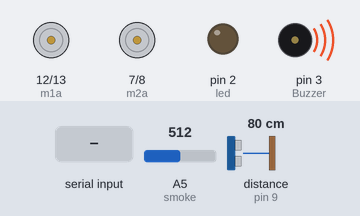
The sketch below on a simulated Arduino Uno, built with avr-gcc and run on an emulated ATmega328P. On the bench: motor-driver pin pairs drawn as motors (green arrow = first pin HIGH = forward, orange = second pin HIGH = backward, longer = more drive, scaled by the enable pin), output pins drawn as LEDs (lit = HIGH), buzzer (waves = sounding, pin HIGH). Wiring (inferred from the names in the program): ultrasonic range finder: trigger pin 4; echo pin 9. Inputs (shaded band) come from the test bench; at power-on: distance to the obstacle (sensor on pin 9) 80 cm, A5 (smoke) = 512. The echo pulse lasts 58.3 µs per cm; pins used as bus, display or sensor lines are not drawn; what the sketch prints to the serial monitor is not drawn.

Above: at 2.27 s.
2.3 s: "L" received over Serial
At 2.6 s:
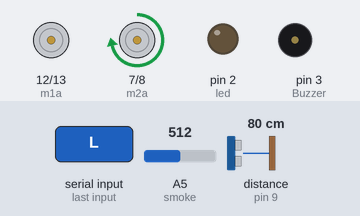
5.3 s: "F" received over Serial
At 5.55 s:
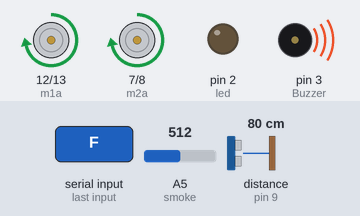
8.3 s: distance to the obstacle (sensor on pin 9) set to 33 cm
11.3 s: distance to the obstacle (sensor on pin 9) set to 27 cm
At 12.2 s:
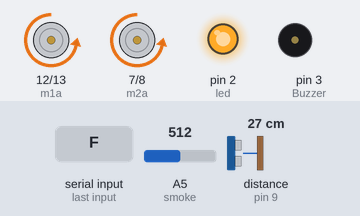
14.3 s: distance to the obstacle (sensor on pin 9) set to 35 cm
At 15.12 s:
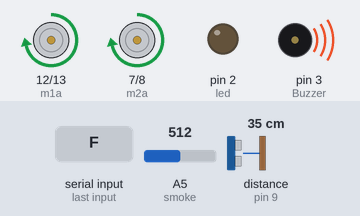
17.3 s: "B" received over Serial
At 17.8 s:
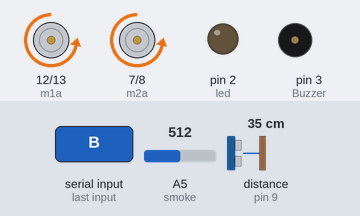
Timing chart, 0 to 21.3 s (numbered marks = the images above; inputs shaded):
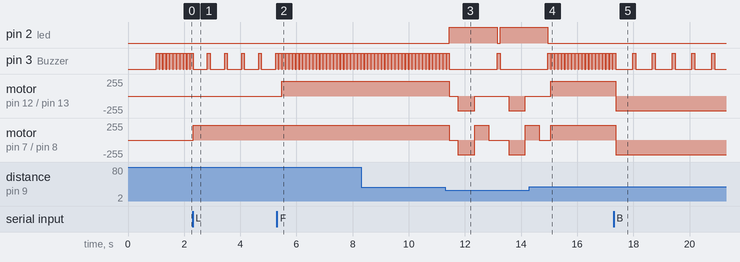

Measured:
- the behaviour switches between 31 and 30 cm on distance to the obstacle (sensor on pin 9) (found by bisection; images 2 and 3)
- after the input at 2.3 s, pin 3 (Buzzer): alternates HIGH for 0.10 s and LOW for 0.51 s, starting after 0.53 s; motor on pin 7 (m2a) / pin 8 (m2b): stopped → forward 220/255 at once
- after the input at 5.3 s, pin 3 (Buzzer): alternates HIGH for 0.10 s and LOW for 0.02 s, starting after 0.08 s; motor on pin 12 (m1a) / pin 13 (m1b): stopped → forward 220/255 after 0.18 s
- after the input at 11.3 s, pin 2 (led): LOW → HIGH after 0.15 s, → LOW 1.7 s later, → HIGH 0.10 s later; motor on pin 12 (m1a) / pin 13 (m1b): goes stopped 0.30 s, backward 220/255 0.60 s, stopped 1.2 s, backward 220/255 0.60 s, then stopped, starting after 0.15 s
- after the input at 14.3 s, pin 2 (led): goes on until 15.0 s, then stays LOW; pin 3 (Buzzer): alternates HIGH for 0.10 s and LOW for 0.02 s, starting after 0.78 s
- after the input at 17.3 s, pin 3 (Buzzer): alternates HIGH for 0.10 s and LOW for 0.60 s, starting after 0.68 s; motor on pin 12 (m1a) / pin 13 (m1b), motor on pin 7 (m2a) / pin 8 (m2b): forward 220/255 → backward 220/255 after 0.07 s
- by itself, pin 3 (Buzzer): alternates HIGH for 0.10 s and LOW for 0.02 s

The sketch:

fire-arduino.ino
```cpp
const int pwm1 = 11 ; //speed for motor 1
const int m1b = 13 ; //motor 1 input a
const int m1a = 12 ;  //motor 1 input b
const int pwm2 = 10 ; //speed for motor 2
const int m2b = 8 ; //motor 2 input a
const int m2a = 7 ;  //motor 2 input b
int  distance = 0;
#define trigPin 4
#define echoPin 9
#define Buzzer 3
int smoke = A5;
// Your threshold value
int smokeThres = 500;

int duration = pulseIn(echoPin, HIGH);
char BTDATA=0;
int UDATA=0;
char state=0;
int led=2;
int count=0;

void setup()
{    // initialize serial communication at 9600 bits per second:
  Serial.begin(9600);
pinMode(pwm1,OUTPUT) ;   //we have to set PWM pin as output
pinMode(m1a,OUTPUT) ;  //Logic pins are also set as output
pinMode(m1b,OUTPUT) ;
pinMode(pwm2,OUTPUT) ;   //we have to set PWM pin as output
pinMode(m2b,OUTPUT) ;  //Logic pins are also set as output
pinMode(m2a,OUTPUT) ;
analogWrite(pwm1,220) ; //220 for max speed
analogWrite(pwm2,220) ;
  pinMode(led,OUTPUT);
  pinMode(trigPin, OUTPUT);
pinMode(echoPin, INPUT);
pinMode(Buzzer, OUTPUT);
pinMode(smoke, INPUT);
}

int ultrasonic(void)
{
  int dis=0;
  digitalWrite(trigPin, LOW);
delayMicroseconds(2);
digitalWrite(trigPin, HIGH);
delayMicroseconds(5);
digitalWrite(trigPin, LOW);
int duration = pulseIn(echoPin, HIGH);
return dis = (duration/2) / 29.1;

 }
void light_on(void)
{digitalWrite(led,HIGH);}
void light_off(void)
{digitalWrite(led,LOW);}

void front(void)
{

digitalWrite(m1a,HIGH) ;
digitalWrite(m1b,LOW) ;
digitalWrite(m2a,HIGH) ;
digitalWrite(m2b,LOW) ;

}

void brake(void)
{
digitalWrite(m1a,LOW) ;
digitalWrite(m1b,LOW) ;
digitalWrite(m2b,LOW) ;
digitalWrite(m2a,LOW) ;
delay(300) ;
}
void reverse(void){
digitalWrite(m1a,LOW) ;
digitalWrite(m1b,HIGH) ;
digitalWrite(m2a,LOW) ;
digitalWrite(m2b,HIGH) ;
delay(600) ;
}
void left(void){
digitalWrite(m1a,LOW) ;
digitalWrite(m1b,LOW) ;
digitalWrite(m2a,HIGH) ;
digitalWrite(m2b,LOW) ;
delay(500) ;
}
void right (void){
digitalWrite(m1a,HIGH) ;
digitalWrite(m1b,LOW) ;
digitalWrite(m2a,LOW) ;
digitalWrite(m2b,LOW) ;
delay(500) ;  }

void loop()
{
   int analogSmoke = analogRead(smoke);

  UDATA=0;
  distance = ultrasonic();
  if (distance<30)
  {UDATA=1;}
   Serial.print("SONAR:");
   Serial.println(UDATA);
   Serial.print("                                         Smoke:");
    Serial.print(analogSmoke);
  if(analogSmoke>smokeThres)
  {digitalWrite(Buzzer,HIGH);delay(100);digitalWrite(Buzzer,LOW); }

  if(Serial.available() > 0)  //Save income data to variable 'state'
     { state = Serial.read(); }
      Serial.print("                    bt :");
   Serial.println(state);
   if (state == 'F') {
      state = '1';}
    else if (UDATA==0&&state == '1') {
      front();}
    else if(UDATA==1&&state == '1') {
      light_on();brake();reverse();left();brake();light_off();}
    else if((state=='0')&&((UDATA==1)||(UDATA==0))) {
      brake();}
     else if (UDATA==0&&state == 'L') {
     left();}
      else if (UDATA==0&&state == 'B') {
    reverse();}
     else if (UDATA==0&&state == 'R') {
    right();}
  }
```
